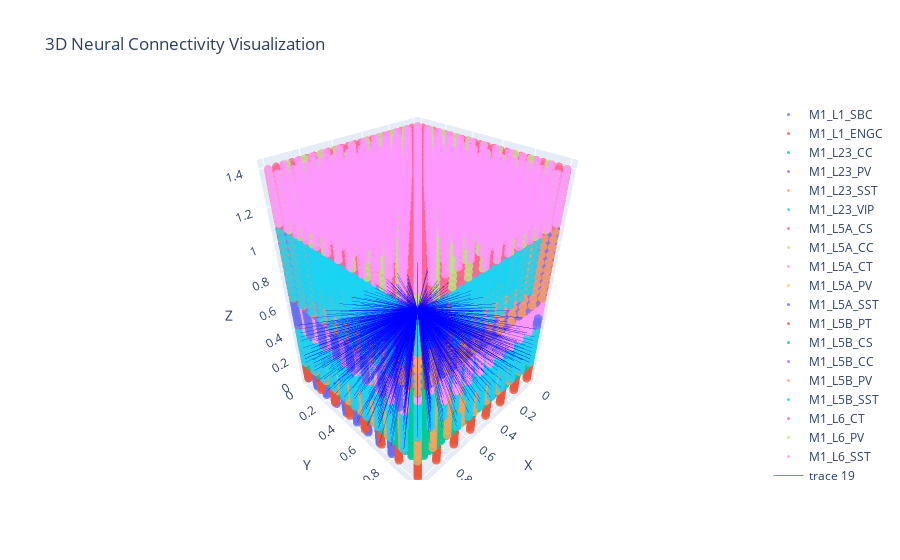

The cell this chart's notebook holds for it:
### Code cell
fig.update_layout(title="3D Neural Connectivity Visualization",
                  scene=dict(xaxis_title="X", yaxis_title="Y", zaxis_title="Z"))
fig.show()
